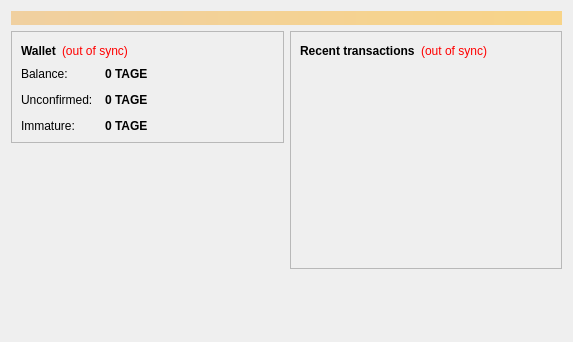
<?xml version="1.0" encoding="UTF-8"?>
<ui version="4.0">
 <class>OverviewPage</class>
 <widget class="QWidget" name="OverviewPage">
  <property name="geometry">
   <rect>
    <x>0</x>
    <y>0</y>
    <width>573</width>
    <height>342</height>
   </rect>
  </property>
  <property name="windowTitle">
   <string>Form</string>
  </property>
  <layout class="QVBoxLayout" name="topLayout">
   <item>
    <widget class="QLabel" name="labelAlerts">
     <property name="visible">
      <bool>false</bool>
     </property>
     <property name="styleSheet">
      <string notr="true">background-color: qlineargradient(x1: 0, y1: 0, x2: 1, y2: 0, stop:0 #F0D0A0, stop:1 #F8D488); color:#000000;</string>
     </property>
     <property name="wordWrap">
      <bool>true</bool>
     </property>
     <property name="margin">
      <number>3</number>
     </property>
    </widget>
   </item>
   <item>
    <layout class="QHBoxLayout" name="horizontalLayout" stretch="1,1">
     <item>
      <layout class="QVBoxLayout" name="verticalLayout_2">
       <item>
        <widget class="QFrame" name="frame">
         <property name="frameShape">
          <enum>QFrame::StyledPanel</enum>
         </property>
         <property name="frameShadow">
          <enum>QFrame::Raised</enum>
         </property>
         <layout class="QVBoxLayout" name="verticalLayout_4">
          <item>
           <layout class="QHBoxLayout" name="horizontalLayout_4">
            <item>
             <widget class="QLabel" name="label_5">
              <property name="font">
               <font>
                <weight>75</weight>
                <bold>true</bold>
               </font>
              </property>
              <property name="text">
               <string>Wallet</string>
              </property>
             </widget>
            </item>
            <item>
             <widget class="QLabel" name="labelWalletStatus">
              <property name="toolTip">
               <string>The displayed information may be out of date. Your wallet automatically synchronizes with the Testage network after a connection is established, but this process has not completed yet.</string>
              </property>
              <property name="styleSheet">
               <string notr="true">QLabel { color: red; }</string>
              </property>
              <property name="text">
               <string notr="true">(out of sync)</string>
              </property>
              <property name="alignment">
               <set>Qt::AlignLeading|Qt::AlignLeft|Qt::AlignVCenter</set>
              </property>
             </widget>
            </item>
            <item>
             <spacer name="horizontalSpacer_2">
              <property name="orientation">
               <enum>Qt::Horizontal</enum>
              </property>
              <property name="sizeHint" stdset="0">
               <size>
                <width>40</width>
                <height>20</height>
               </size>
              </property>
             </spacer>
            </item>
           </layout>
          </item>
          <item>
           <layout class="QFormLayout" name="formLayout_2">
            <property name="fieldGrowthPolicy">
             <enum>QFormLayout::AllNonFixedFieldsGrow</enum>
            </property>
            <property name="horizontalSpacing">
             <number>12</number>
            </property>
            <property name="verticalSpacing">
             <number>12</number>
            </property>
            <item row="0" column="0">
             <widget class="QLabel" name="label">
              <property name="text">
               <string>Balance:</string>
              </property>
             </widget>
            </item>
            <item row="0" column="1">
             <widget class="QLabel" name="labelBalance">
              <property name="font">
               <font>
                <weight>75</weight>
                <bold>true</bold>
               </font>
              </property>
              <property name="cursor">
               <cursorShape>IBeamCursor</cursorShape>
              </property>
              <property name="toolTip">
               <string>Your current balance</string>
              </property>
              <property name="text">
               <string notr="true">0 TAGE</string>
              </property>
              <property name="textInteractionFlags">
               <set>Qt::LinksAccessibleByMouse|Qt::TextSelectableByKeyboard|Qt::TextSelectableByMouse</set>
              </property>
             </widget>
            </item>
            <item row="1" column="0">
             <widget class="QLabel" name="label_3">
              <property name="text">
               <string>Unconfirmed:</string>
              </property>
             </widget>
            </item>
            <item row="1" column="1">
             <widget class="QLabel" name="labelUnconfirmed">
              <property name="font">
               <font>
                <weight>75</weight>
                <bold>true</bold>
               </font>
              </property>
              <property name="cursor">
               <cursorShape>IBeamCursor</cursorShape>
              </property>
              <property name="toolTip">
               <string>Total of transactions that have yet to be confirmed, and do not yet count toward the current balance</string>
              </property>
              <property name="text">
               <string notr="true">0 TAGE</string>
              </property>
              <property name="textInteractionFlags">
               <set>Qt::LinksAccessibleByMouse|Qt::TextSelectableByKeyboard|Qt::TextSelectableByMouse</set>
              </property>
             </widget>
            </item>
            <item row="2" column="0">
             <widget class="QLabel" name="labelImmatureText">
              <property name="text">
               <string>Immature:</string>
              </property>
             </widget>
            </item>
            <item row="2" column="1">
             <widget class="QLabel" name="labelImmature">
              <property name="font">
               <font>
                <weight>75</weight>
                <bold>true</bold>
               </font>
              </property>
              <property name="toolTip">
               <string>Mined balance that has not yet matured</string>
              </property>
              <property name="text">
               <string notr="true">0 TAGE</string>
              </property>
              <property name="textInteractionFlags">
               <set>Qt::LinksAccessibleByMouse|Qt::TextSelectableByKeyboard|Qt::TextSelectableByMouse</set>
              </property>
             </widget>
            </item>
           </layout>
          </item>
         </layout>
        </widget>
       </item>
       <item>
        <spacer name="verticalSpacer">
         <property name="orientation">
          <enum>Qt::Vertical</enum>
         </property>
         <property name="sizeHint" stdset="0">
          <size>
           <width>20</width>
           <height>40</height>
          </size>
         </property>
        </spacer>
       </item>
      </layout>
     </item>
     <item>
      <layout class="QVBoxLayout" name="verticalLayout_3">
       <item>
        <widget class="QFrame" name="frame_2">
         <property name="frameShape">
          <enum>QFrame::StyledPanel</enum>
         </property>
         <property name="frameShadow">
          <enum>QFrame::Raised</enum>
         </property>
         <layout class="QVBoxLayout" name="verticalLayout">
          <item>
           <layout class="QHBoxLayout" name="horizontalLayout_2">
            <item>
             <widget class="QLabel" name="label_4">
              <property name="text">
               <string>&lt;b&gt;Recent transactions&lt;/b&gt;</string>
              </property>
             </widget>
            </item>
            <item>
             <widget class="QLabel" name="labelTransactionsStatus">
              <property name="toolTip">
               <string>The displayed information may be out of date. Your wallet automatically synchronizes with the Testage network after a connection is established, but this process has not completed yet.</string>
              </property>
              <property name="styleSheet">
               <string notr="true">QLabel { color: red; }</string>
              </property>
              <property name="text">
               <string notr="true">(out of sync)</string>
              </property>
              <property name="alignment">
               <set>Qt::AlignRight|Qt::AlignTrailing|Qt::AlignVCenter</set>
              </property>
             </widget>
            </item>
            <item>
             <spacer name="horizontalSpacer">
              <property name="orientation">
               <enum>Qt::Horizontal</enum>
              </property>
              <property name="sizeHint" stdset="0">
               <size>
                <width>40</width>
                <height>20</height>
               </size>
              </property>
             </spacer>
            </item>
           </layout>
          </item>
          <item>
           <widget class="QListView" name="listTransactions">
            <property name="styleSheet">
             <string notr="true">QListView { background: transparent; }</string>
            </property>
            <property name="frameShape">
             <enum>QFrame::NoFrame</enum>
            </property>
            <property name="verticalScrollBarPolicy">
             <enum>Qt::ScrollBarAlwaysOff</enum>
            </property>
            <property name="horizontalScrollBarPolicy">
             <enum>Qt::ScrollBarAlwaysOff</enum>
            </property>
            <property name="selectionMode">
             <enum>QAbstractItemView::NoSelection</enum>
            </property>
           </widget>
          </item>
         </layout>
        </widget>
       </item>
       <item>
        <spacer name="verticalSpacer_2">
         <property name="orientation">
          <enum>Qt::Vertical</enum>
         </property>
         <property name="sizeHint" stdset="0">
          <size>
           <width>20</width>
           <height>40</height>
          </size>
         </property>
        </spacer>
       </item>
      </layout>
     </item>
    </layout>
   </item>
  </layout>
 </widget>
 <resources/>
 <connections/>
</ui>
